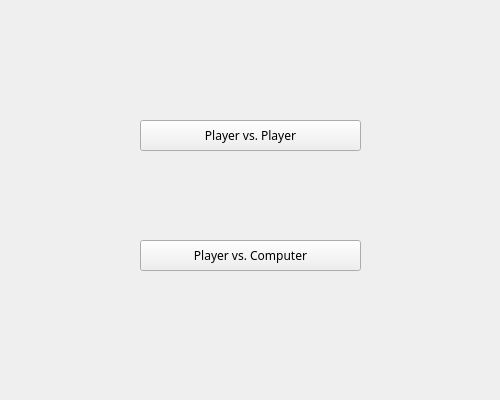
<?xml version="1.0" encoding="UTF-8"?>
<ui version="4.0">
 <class>MainWindow</class>
 <widget class="QMainWindow" name="MainWindow">
  <property name="geometry">
   <rect>
    <x>0</x>
    <y>0</y>
    <width>500</width>
    <height>400</height>
   </rect>
  </property>
  <property name="font">
   <font>
    <family>Bahnschrift</family>
   </font>
  </property>
  <property name="windowTitle">
   <string>Tic Tac Toe</string>
  </property>
  <property name="windowIcon">
   <iconset theme="application-x-executable">
    <normaloff>.</normaloff>.</iconset>
  </property>
  <widget class="QWidget" name="centralwidget">
   <widget class="QPushButton" name="playerVsPlayerButton">
    <property name="enabled">
     <bool>true</bool>
    </property>
    <property name="geometry">
     <rect>
      <x>140</x>
      <y>120</y>
      <width>221</width>
      <height>31</height>
     </rect>
    </property>
    <property name="text">
     <string>Player vs. Player</string>
    </property>
   </widget>
   <widget class="QPushButton" name="playerVsComputerButton">
    <property name="geometry">
     <rect>
      <x>140</x>
      <y>240</y>
      <width>221</width>
      <height>31</height>
     </rect>
    </property>
    <property name="text">
     <string>Player vs. Computer</string>
    </property>
   </widget>
  </widget>
 </widget>
 <resources/>
 <connections/>
</ui>
